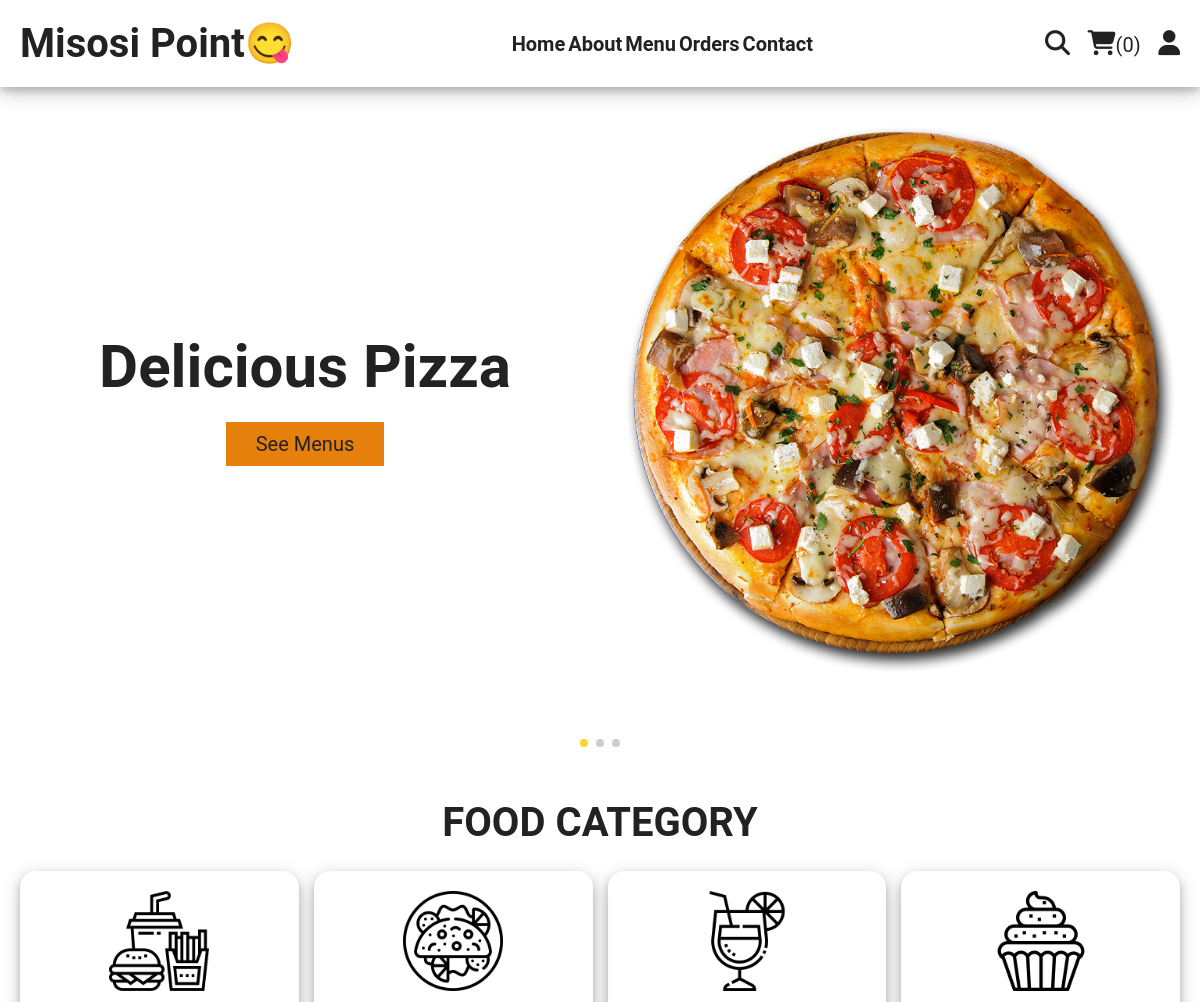
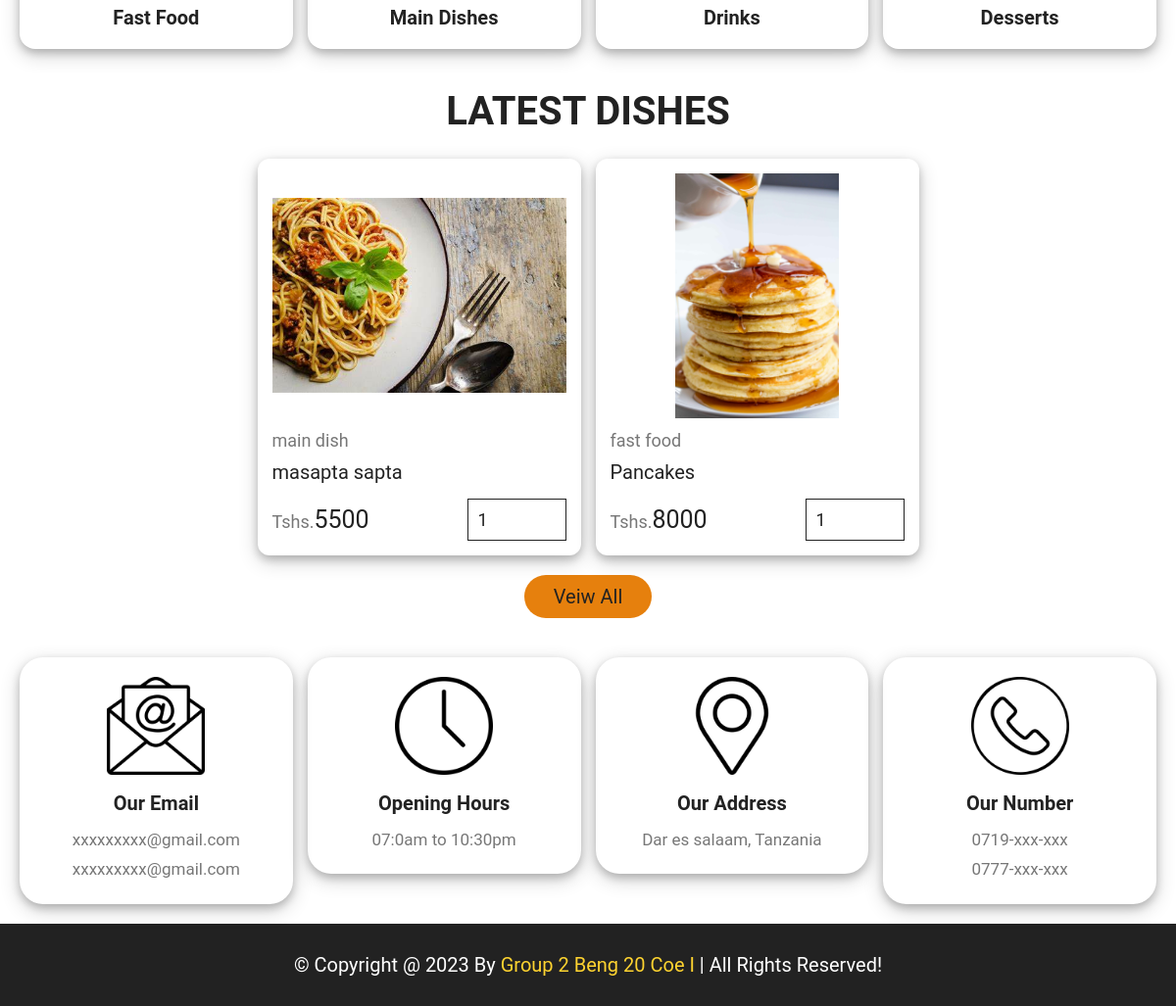
The page / on the database its author committed (2 pictures, top to bottom).
### tables this page shows
CREATE TABLE IF NOT EXISTS `products` (
  `id` int NOT NULL AUTO_INCREMENT,
  `name` varchar(100) NOT NULL,
  `category` varchar(100) NOT NULL,
  `price` int NOT NULL,
  `image` varchar(100) NOT NULL,
  PRIMARY KEY (`id`)
);

### index.php (the view, shortened to what this page needs)
<?php
include 'components/connect.php';
?>
<!DOCTYPE html>
<html lang="en">
<head>
   <link rel="stylesheet" href="https://unpkg.com/swiper@8/swiper-bundle.min.css" />
   <link rel="stylesheet" href="https://cdnjs.cloudflare.com/ajax/libs/font-awesome/6.1.1/css/all.min.css">
   <link rel="stylesheet" href="css/style.css">
</head>
<body>
<?php include 'components/user_header.php'; ?>
<section class="hero">
   <div class="swiper hero-slider">
      <div class="swiper-wrapper">
         <div class="swiper-slide slide">
            <div class="content">
               <h3>delicious pizza</h3>
               <a href="menu.html" class="btn" style="">see menus</a>
            </div>
            <div class="image">
               <img src="images/home-img-1.png" alt="">
            </div>
         </div>
         <div class="swiper-slide slide">
            <div class="content">
               <h3>chezzy hamburger</h3>
               <a href="menu.php" class="btn" style=" ">see menus</a>
            </div>
            <div class="image">
               <img src="images/home-img-2.png" alt="">
            </div>
         </div>
         <div class="swiper-slide slide">
            <div class="content">
               <h3>rosted chicken</h3>
               <a href="menu.php" class="btn" style="">see menus</a>
            </div>
            <div class="image">
               <img src="images/home-img-3.png" alt="">
            </div>
         </div>
      </div>
      <div class="swiper-pagination"></div>
   </div>
</section>
<section class="category">
   <h1 class="title">food category</h1>
   <div class="box-container">
      <a href="category.php?category=fast food" class="box" style="border-radius: 16px;box-shadow: 0 4px 8px 0 rgba(0, 0, 0, 0.2), 0 6px 20px 0 rgba(0, 0, 0, 0.19) ; border:none;">
         <img src="images/cat-1.png" alt="">
         <h3>fast food</h3>
      </a>
      <a href="category.php?category=main dish" class="box" style="border-radius: 16px;box-shadow: 0 4px 8px 0 rgba(0, 0, 0, 0.2), 0 6px 20px 0 rgba(0, 0, 0, 0.19) ; border:none;">
         <img src="images/cat-2.png" alt="">
         <h3>main dishes</h3>
      </a>
      <a href="category.php?category=drinks" class="box" style="border-radius: 16px;box-shadow: 0 4px 8px 0 rgba(0, 0, 0, 0.2), 0 6px 20px 0 rgba(0, 0, 0, 0.19) ; border:none;">
         <img src="images/cat-3.png" alt="">
         <h3>drinks</h3>
      </a>
      <a href="category.php?category=desserts" class="box" style="border-radius: 16px;box-shadow: 0 4px 8px 0 rgba(0, 0, 0, 0.2), 0 6px 20px 0 rgba(0, 0, 0, 0.19) ; border:none;">
         <img src="images/cat-4.png" alt="">
         <h3>desserts</h3>
      </a>
   </div>
</section>
<section class="products">
   <h1 class="title">latest dishes</h1>
   <div class="box-container">
      <?php
         $select_products = $conn->prepare("SELECT * FROM `products` LIMIT 6");
         $select_products->execute();
         if($select_products->rowCount() > 0){
            while($fetch_products = $select_products->fetch(PDO::FETCH_ASSOC)){
      ?>
      <form action="" method="post" class="box" style="border-radius: 12px;box-shadow: 0 4px 8px 0 rgba(0, 0, 0, 0.2), 0 6px 20px 0 rgba(0, 0, 0, 0.19) ; border:none;">
         <img src="uploaded_img/<?= $fetch_products['image']; ?>" alt="">
         <a href="category.php?category=<?= $fetch_products['category']; ?>" class="cat"><?= $fetch_products['category']; ?></a>
         <div class="name"><?= $fetch_products['name']; ?></div>
         <div class="flex">
            <div class="price"><span>Tshs.</span><?= $fetch_products['price']; ?></div>
            <input type="number" name="qty" class="qty" min="1" max="99" value="1" maxlength="2">
         </div>
      </form>
      <?php
            }
         }else{
            echo '<p class="empty">no products added yet!</p>';
         }
      ?>
   </div>
   <div class="more-btn">
      <a href="menu.php" class="btn" style="box-shadow: grey; border-radius:32px;">veiw all</a>
   </div>
</section>
<?php include 'components/footer.php'; ?>
</body>
</html>

### css/style.css (style rules this page uses)
:root { --yellow: #fed330; --red: #e74c3c; --white: #fff; --black: #222; ---orange: rgb(230, 128, 13); --light-color: #777; --border: .1rem solid var(--black); }
* { font-family: 'Roboto', sans-serif; margin: 0; padding: 0; box-sizing: border-box; outline: none; border: none; text-decoration: none; }
html { font-size: 62.5%; overflow-x: hidden; scroll-behavior: smooth; stop-opacity: 7rem; }
section { margin: 0 auto; max-width: 1200px; padding: 2rem; }
.title { text-align: center; margin-bottom: 2.5rem; font-size: 4rem; color: var(--black); text-transform: uppercase; text-decoration: none; text-underline-offset: 1rem; }
.btn, .delete-btn { margin-top: 1rem; display: inline-block; font-size: 2rem; padding: 1rem 3rem; cursor: pointer; text-transform: capitalize; transition: .2s linear; }
.btn { background-color: var(---orange); color: var(--black); }
.hero .slide { display: flex; align-items: center; flex-wrap: wrap-reverse; gap: 2rem; margin-bottom: 4rem; }
.hero .slide .image { flex: 1 1 40rem; }
.hero .slide .image img { width: 100%; }
.hero .slide .content { flex: 1 1 40rem; text-align: center; }
.hero .slide .content h3 { margin: 1rem 0; font-size: 6rem; color: var(--black); text-transform: capitalize; }
.category .box-container { display: grid; grid-template-columns: repeat(auto-fit, minmax(27rem, 1fr)); gap: 1.5rem; align-items: flex-start; }
.category .box-container .box { border: var(--border); padding: 2rem; text-align: center; }
.category .box-container .box img { width: 100%; height: 10rem; object-fit: contain; }
.category .box-container .box h3 { font-size: 2rem; margin-top: 1.5rem; color: var(--black); text-transform: capitalize; }
.products .box-container { display: grid; grid-template-columns: repeat(auto-fit, 33rem); justify-content: center; align-items: flex-start; gap: 1.5rem; }
.products .box-container .box { border: var(--border); padding: 1.5rem; position: relative; overflow: hidden; }
.products .box-container .box img { height: 25rem; width: 100%; object-fit: contain; margin-bottom: 1rem; }
.products .box-container .box .cat { font-size: 1.8rem; color: var(--light-color); }
.products .box-container .box .name { font-size: 2rem; color: var(--black); margin: 1rem 0; }
.products .box-container .box .flex { display: flex; align-items: center; gap: 1rem; margin-top: 1.5rem; }
.products .box-container .box .flex .price { margin-right: auto; font-size: 2.5rem; color: var(--black); }
.products .box-container .box .flex .price span { color: var(--light-color); font-size: 1.8rem; }
.products .box-container .box .flex .qty { padding: 1rem; border: var(--border); font-size: 1.8rem; color: var(--black); }
.products .more-btn { margin-top: 1rem; text-align: center; }

### rows shown on the page
products: image (picture), category "main dish", name "masapta sapta", price "5500"
products: image (picture), category "fast food", name "Pancakes", price "8000"

### other values the page prints
$total_cart_items "0"
